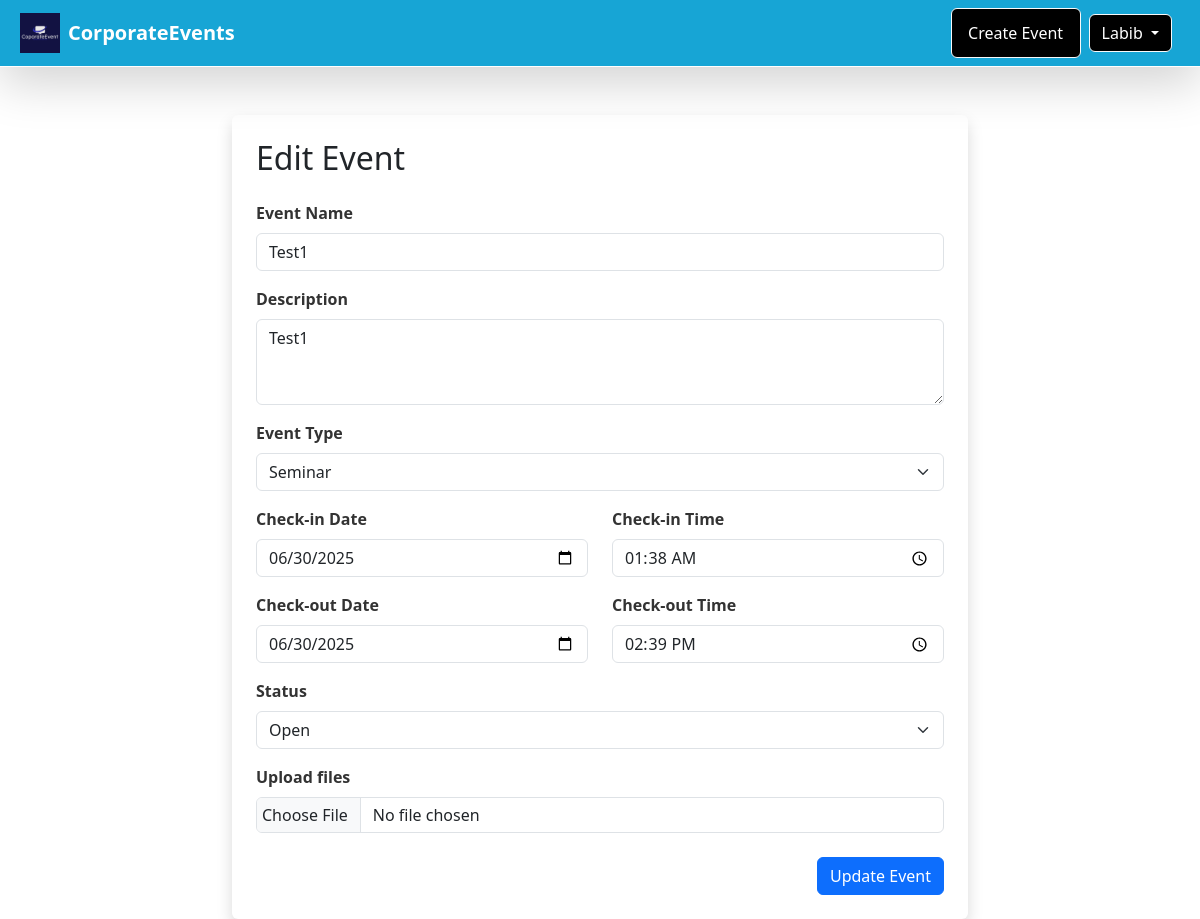
The app's page /edit_event/1 (signed in) with its own data.
### website/models.py (models this page shows, shortened)
class User(db.Model, UserMixin):
    __tablename__ = 'users'
    id = db.Column(db.Integer, primary_key=True)
    first_name = db.Column(db.String(50), nullable=False)
    last_name = db.Column(db.String(50), nullable=False)
    email = db.Column(db.String(100), nullable=False, unique=True)
    contact = db.Column(db.String(15), nullable=False)
    address = db.Column(db.String(200), nullable=False)
    user_name = db.Column(db.String(100), nullable=False, unique=True)
    password = db.Column(db.String(200), nullable=False)

class Event(db.Model):
    __tablename__ = 'events'
    id = db.Column(db.Integer, primary_key=True)
    event_name = db.Column(db.String(100), nullable=False)
    description = db.Column(db.Text, nullable=False)
    event_type = db.Column(db.String(100), nullable=False)
    checkin_date = db.Column(db.DateTime, nullable=False)
    checkout_date = db.Column(db.DateTime, nullable=False)
    checkin_time = db.Column(db.DateTime, nullable=False)
    checkout_time = db.Column(db.DateTime, nullable=False)
    status = db.Column(db.String(50), nullable=False)
    file_name = db.Column(db.String(999), nullable=True)
    bookings = db.relationship('Booking', backref='event', lazy=True)
    tickets = db.relationship('Ticket', backref='event', lazy=True)
    reviews = db.relationship('Review', backref='event', lazy=True)
    user_id = db.Column(db.Integer, db.ForeignKey('users.id'), nullable=False)
    owner = db.relationship('User', backref='events', lazy=True)

### website/views.py (the view, shortened to what this page needs)
@main_bp.route('/edit_event/<int:event_id>', methods=['GET', 'POST'])
@login_required
def edit_event(event_id):
    event = db.session.get(Event, event_id)
    if not event or event.user_id != current_user.id:
        return "Unauthorized", 403
    form = EventForm(obj=event)
    return render_template('createevent.html', form=form, event=event)

### website/__init__.py (called while the page is built)
def create_app():
    app = Flask(__name__)
    app.config['SECRET_KEY'] = 'somesecretkey'
    app.config['SQLALCHEMY_DATABASE_URI'] = 'sqlite:///sqllite_database.db'
    app.config['UPLOAD_FOLDER'] = 'website/static/upload'
    db.init_app(app)
    bcrypt.init_app(app)
    login_manager.init_app(app)
    login_manager.login_view = 'auth.login'
    Bootstrap5(app)
    from .models import User
    @login_manager.user_loader
    def load_user(user_id):
        return db.session.get(User, int(user_id))
    from . import views, auth
    app.register_blueprint(views.main_bp)
    app.register_blueprint(auth.auth_bp)
    return app

### website/templates/createevent.html (shortened to what this page needs)
<!doctype html>
<html lang="en">
<head>
  <link href="https://cdn.jsdelivr.net/npm/bootstrap@5.3.3/dist/css/bootstrap.min.css" rel="stylesheet">
  <link rel="stylesheet" href="{{ url_for('static', filename='style/style.css') }}">
</head>
<body>
  {% extends 'base.html' %}
  {% block content %}
  <main class="container mt-5">
    <div class="row justify-content-center">
      <div class="col-md-8">
        <div class="p-4 shadow rounded bg-white">
          <h2 class="mb-4">{{ 'Edit Event' if event else 'Create Event' }}</h2>
          <form method="POST" enctype="multipart/form-data">
            <div class="mb-3">
              {{ form.event_name.label(class="form-label") }}
              {{ form.event_name(class="form-control", placeholder="Name of the event") }}
            </div>
            <div class="mb-3">
              {{ form.description.label(class="form-label") }}
              {{ form.description(class="form-control", rows=3) }}
            </div>
            <div class="mb-3">
              {{ form.event_type.label(class="form-label") }}
              {{ form.event_type(class="form-select") }}
            </div>
            <div class="row">
              <div class="col-md-6 mb-3">
                {{ form.checkin_date.label(class="form-label") }}
                {{ form.checkin_date(class="form-control") }}
              </div>
              <div class="col-md-6 mb-3">
                {{ form.checkin_time.label(class="form-label") }}
                {{ form.checkin_time(class="form-control") }}
              </div>
              <div class="col-md-6 mb-3">
                {{ form.checkout_date.label(class="form-label") }}
                {{ form.checkout_date(class="form-control") }}
              </div>
              <div class="col-md-6 mb-3">
                {{ form.checkout_time.label(class="form-label") }}
                {{ form.checkout_time(class="form-control") }}
              </div>
            </div>
            <div class="mb-3">
              {{ form.status.label(class="form-label") }}
              {{ form.status(class="form-select") }}
            </div>
            <div class="mb-3">
              {{ form.upload.label(class="form-label") }}
              {{ form.upload(class="form-control") }}
            </div>
            <div class="text-end mt-4">
              {{ form.submit(class="btn btn-primary", value='Update Event' if event else 'Create Event') }}
            </div>
          </form>
        </div>
      </div>
    </div>
  </main>
  {% endblock %}

### website/templates/base.html (shortened to what this page needs)
<html>
<head>
    <link href="https://cdn.jsdelivr.net/npm/bootstrap@5.3.2/dist/css/bootstrap.min.css" rel="stylesheet">
</head>
<body>
    <header>
        <nav class="navbar navbar-expand-lg shadow-lg p-2 border-bottom border-white" style="background-color: #17a5d5;">
            <div class="container-fluid">
                <a class="navbar-brand text-white fw-bold d-flex align-items-center" href="{{ url_for('main.index') }}">
                <img src="{{ url_for('static', filename='img/logo.png') }}" alt="Logo" width="40" height="40" class="me-2">
                CorporateEvents
                </a>
                <div class="collapse navbar-collapse" id="navbarNav">
                <div class="d-flex align-items-center">
                    <a href="{{ url_for('main.create_event') }}"
                    class="btn btn-outline-light me-2 btn-navcreateevent d-flex justify-content-center align-items-center"
                    role="button">
                    Create Event
                    </a>
                    {% if current_user.is_authenticated %}
                    <div class="dropdown me-2">
                        <button class="btn btn-outline-light dropdown-toggle" type="button" id="userDropdown" data-bs-toggle="dropdown" aria-expanded="false">
                        {{ current_user.first_name }}
                        </button>
                    </div>
                    {% endif %}
                </div>
                </div>
            </div>
        </nav>
    </header>
    {% block content %}
    {% endblock %}
</body>
</html>

### website/static/style/style.css (style rules this page uses)
.btn-login, .btn-navcreateevent { background-color: #000000; border: none; height: 50px; width: 130px; font-weight: bold; display: flex; justify-content: center; align-items: center; }
.navbar-brand { color: white; font-size: 1.5rem; }
.btn-primary { background-color: #4b0082; border: none; font-weight: bold }
.form-control { border-radius: 6px; border: 1px solid #ced4da; padding: 10px; }
.form-label { font-weight: 600; color: #333333; }
.dropdown-toggle { padding: 10px 15px; border-radius: 6px; font-size: 14px; width: 100%; }
.form-control[type="file"] { padding: 5px; }
body { font-family: system-ui, "Segoe UI", Helvetica, Arial, sans-serif, "Apple Color Emoji", "Segoe UI Emoji", "Segoe UI Symbol"; line-height: 1.6; }
.btn-login, .btn-navcreateevent, .dropdown-toggle { background-color: #000000 !important; color: #ffffff !important; border: none; font-weight: bold; border-radius: 6px; padding: 0.5rem 1rem; transition: all 0.2s ease-in-out; }

### records on screen
User: first_name "Labib"
Event: event_name "Test1", description "Test1", event_type "Seminar", checkin_date "06/30/2025", checkin_time "01:38", checkout_date "06/30/2025", checkout_time "14:39", status "Open"

### other values on screen
{{ 'Edit Event' if event else 'Create Event' }} "Edit Event"
